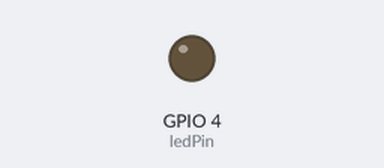
Bench run of a sketch on a simulated ESP8266 (NodeMCU). Shown: output pins drawn as LEDs (lit = HIGH).

Above: at 0.15 s.
Timing chart, 0 to 1.6 s (numbered marks = the images above):
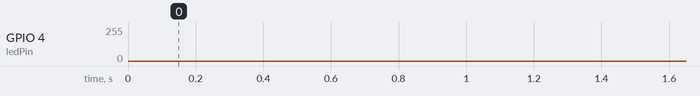

The sketch:

PWM.ino
```cpp
const int ledPin = 4;  // setting GPIO-4 (D2) as led pin
const int range = 1024;   // ESP default range is 256. here we're using 1024.
const int frqn = 20000;  // Default frequency for ESP is 1kHz. But you can use from 100Hz - 40KHz
void setup(){

}

void loop(){
    analogWriteFreq(frqn);  // overriding default(1KHz) frequency
    analogWriteRange(range);  // overriding default(255) range
  for(int cycle = 0; cycle < range; cycle++){

    analogWrite(ledPin, cycle);
    delay(1);
  }
  for(int cycle = range; cycle > 0; cycle--){
    analogWrite(ledPin, cycle);
    delay(1);
  }
}
```
